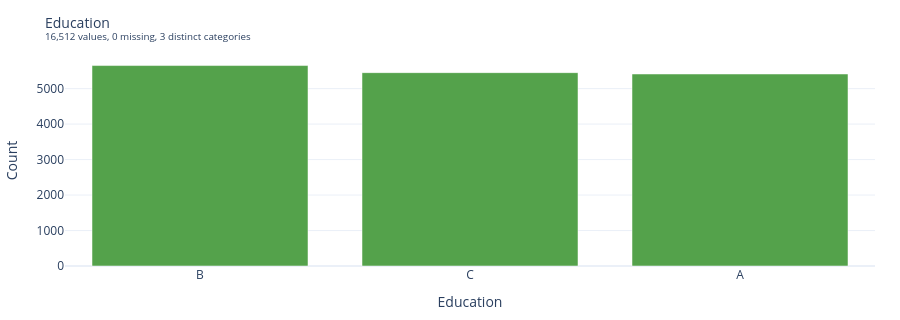

The cell this chart's notebook holds for it:
### Code cell
# A categorical feature: same call, same summary type, different renderer inside.
show_charts(
    profiling.plots.histogram_figure(distributions["Education"], color=profiling.PALETTE[2]),
    profiling.histogram_figure(distributions["Education"], color=profiling.PALETTE[2]),
    "A4_histogram_Education",
    folder=DISTRIBUTION_FOLDER,
)

### Figure 1 — Plotly figure (JSON) as saved in the notebook; plotly's stock layout.template omitted (floating-point values rounded to 4 significant figures)
{"data": [{"hovertemplate": "%{x}<br>%{y:,d}<extra></extra>", "marker": {"color": "#54A24B"}, "type": "bar", "x": ["B", "C", "A"], "y": [5650.0, 5450.0, 5412.0]}], "layout": {"bargap": 0.2, "height": 320, "hoverlabel": {"font": {"size": 12}}, "margin": {"b": 50, "l": 60, "r": 25, "t": 55}, "separators": ".,", "showlegend": false, "title": {"font": {"size": 14}, "text": "Education<br><sup>16,512 values, 0 missing, 3 distinct categories</sup>"}, "xaxis": {"title": {"text": "Education"}, "type": "category"}, "yaxis": {"rangemode": "tozero", "title": {"text": "Count"}}}}
